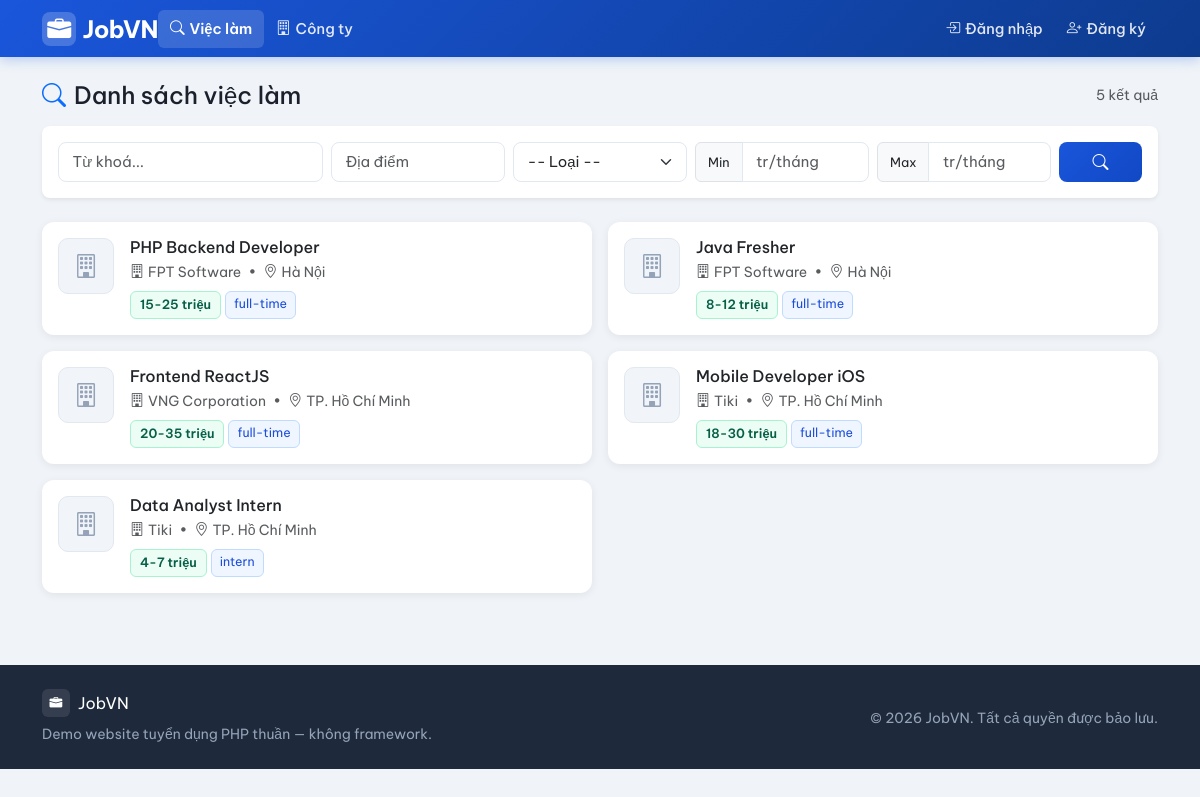
The page /index.php?page=jobs on the database its author committed.
### tables this page shows
CREATE TABLE jobs (
    id INT AUTO_INCREMENT PRIMARY KEY,
    company_id INT NOT NULL,
    employer_id INT NOT NULL,                    
    title VARCHAR(200) NOT NULL,
    description TEXT NOT NULL,
    requirements TEXT NULL,
    location VARCHAR(200) NULL,
    salary_min INT NULL,                         
    salary_max INT NULL,                         
    job_type ENUM('full-time','part-time','intern','contract') NOT NULL DEFAULT 'full-time',
    is_active TINYINT(1) NOT NULL DEFAULT 1,
    created_at DATETIME NOT NULL DEFAULT CURRENT_TIMESTAMP,
    FOREIGN KEY (company_id) REFERENCES companies(id) ON DELETE CASCADE,
    FOREIGN KEY (employer_id) REFERENCES users(id) ON DELETE CASCADE
);

CREATE TABLE companies (
    id INT AUTO_INCREMENT PRIMARY KEY,
    owner_id INT NOT NULL,                       
    name VARCHAR(200) NOT NULL,
    description TEXT NULL,
    location VARCHAR(200) NULL,
    website VARCHAR(200) NULL,
    logo VARCHAR(255) NULL,                      
    created_at DATETIME NOT NULL DEFAULT CURRENT_TIMESTAMP,
    UNIQUE KEY uq_company_owner (owner_id),      
    FOREIGN KEY (owner_id) REFERENCES users(id) ON DELETE CASCADE
);

### public/index.php (called while the page is built, shortened)
<?php
require_once __DIR__ . '/../src/db.php';
require_once __DIR__ . '/../src/helpers.php';
$routes = [
    'home'                    => 'home.php',
    'login'                   => 'login.php',
    'register'                => 'register.php',
    'logout'                  => 'logout.php',
    'jobs'                    => 'jobs.php',
    'job_detail'              => 'job_detail.php',
    'companies'               => 'companies.php',
    'download_cv'             => 'download_cv.php',
    'user/apply'              => 'user/apply.php',
    'user/my_applications'    => 'user/my_applications.php',
    'user/profile'            => 'user/profile.php',
    'user/saved_jobs'         => 'user/saved_jobs.php',
    'user/become_employer'    => 'user/become_employer.php',
    'employer/dashboard'      => 'employer/dashboard.php',
    'employer/jobs'           => 'employer/jobs.php',
    'employer/job_form'       => 'employer/job_form.php',
    'employer/job_delete'     => 'employer/job_delete.php',
    'employer/applications'   => 'employer/applications.php',
    'employer/company'        => 'employer/company.php',
    'admin/dashboard'         => 'admin/dashboard.php',
    'admin/users'             => 'admin/users.php',
    'admin/user_delete'       => 'admin/user_delete.php',
    'admin/jobs'              => 'admin/jobs.php',
    'admin/job_delete'        => 'admin/job_delete.php',
    'admin/companies'         => 'admin/companies.php',
    'admin/applications'      => 'admin/applications.php',
];
$page = $_GET['page'] ?? 'home';
$file = __DIR__ . '/../src/pages/' . $routes[$page];
require $file;

### src/db.php (called while the page is built, shortened)
<?php
function db(): PDO
{
    static $pdo = null;
    if ($pdo === null) {
        $dsn = 'mysql:host=' . DB_HOST . ';port=' . DB_PORT . ';dbname=' . DB_NAME . ';charset=utf8mb4';
        $attempts = 0;
        while (true) {
            try {
                $pdo = new PDO($dsn, DB_USER, DB_PASS, [
                    PDO::ATTR_ERRMODE              => PDO::ERRMODE_EXCEPTION,
                    PDO::ATTR_DEFAULT_FETCH_MODE   => PDO::FETCH_ASSOC,
                    PDO::ATTR_EMULATE_PREPARES     => false,
                    PDO::MYSQL_ATTR_INIT_COMMAND   => "SET NAMES utf8mb4 COLLATE utf8mb4_unicode_ci",
                ]);
                break;
            } catch (PDOException $e) {
                $attempts++;
                if ($attempts >= 10) {
                    die('Không kết nối được MySQL: ' . $e->getMessage());
                }
                sleep(1);
            }
        }
    }
    return $pdo;
}

### src/helpers.php (called while the page is built, shortened)
<?php
function e($v): string
{
    return htmlspecialchars((string)$v, ENT_QUOTES, 'UTF-8');
}
function url(string $page, array $params = []): string
{
    $params = array_merge(['page' => $page], $params);
    return BASE_URL . '?' . http_build_query($params);
}
function format_salary(?int $min, ?int $max): string
{
    if ($min && $max) return $min . '-' . $max . ' triệu';
    return 'Đến ' . $max . ' triệu';
}

### src/pages/jobs.php (the view, shortened to what this page needs)
<?php
$q        = trim($_GET['q'] ?? '');
$location = trim($_GET['location'] ?? '');
$salMin   = (int)($_GET['salary_min'] ?? 0);
$salMax   = (int)($_GET['salary_max'] ?? 0);
$page     = max(1, (int)($_GET['p'] ?? 1));
$perPage  = 10;
$sql    = "SELECT j.*, c.name AS company_name, c.logo AS company_logo
           FROM jobs j JOIN companies c ON c.id = j.company_id
           WHERE j.is_active = 1";
$params = [];
$countSql  = str_replace('SELECT j.*, c.name AS company_name, c.logo AS company_logo', 'SELECT COUNT(*)', $sql);
$countStmt = db()->prepare($countSql);
$countStmt->execute($params);
$total = (int)$countStmt->fetchColumn();
$sql .= " ORDER BY j.created_at DESC LIMIT $perPage OFFSET " . (($page - 1) * $perPage);
$stmt = db()->prepare($sql);
$stmt->execute($params);
$jobs = $stmt->fetchAll();
require __DIR__ . '/../layout/header.php';
?>
<div class="d-flex justify-content-between align-items-center mb-3">
    <h4 class="fw-700 mb-0"><i class="bi bi-search me-2 text-primary"></i>Danh sách việc làm</h4>
    <span class="text-muted small"><?= $total ?> kết quả</span>
</div>
<div class="card border-0 shadow-sm rounded-3 mb-4">
    <div class="card-body p-3">
        <form method="get">
            <div class="row g-2">
                <div class="col-md-3">
                    <input name="q" value="<?= e($q) ?>" class="form-control" placeholder="Từ khoá...">
                </div>
                <div class="col-md-2">
                    <input name="location" value="<?= e($location) ?>" class="form-control" placeholder="Địa điểm">
                </div>
                <div class="col-md-2">
                    <select name="job_type" class="form-select">
                        <option value="">-- Loại --</option>
                    </select>
                </div>
                <div class="col-md-2">
                    <div class="input-group">
                        <span class="input-group-text" style="font-size:0.8rem">Min</span>
                        <input type="number" name="salary_min" value="<?= $salMin ?: '' ?>"
                               class="form-control" placeholder="tr/tháng" min="0">
                    </div>
                </div>
                <div class="col-md-2">
                    <div class="input-group">
                        <span class="input-group-text" style="font-size:0.8rem">Max</span>
                        <input type="number" name="salary_max" value="<?= $salMax ?: '' ?>"
                               class="form-control" placeholder="tr/tháng" min="0">
                    </div>
                </div>
                <div class="col-md-1 d-flex gap-1">
                    <button class="btn btn-primary flex-grow-1">
                        <i class="bi bi-search"></i>
                    </button>
                </div>
            </div>
        </form>
    </div>
</div>
<div class="row g-3 mb-4">
<?php foreach ($jobs as $j): ?>
    <div class="col-md-6">
        <div class="card job-card h-100 position-relative">
            <div class="card-body p-3">
                <div class="d-flex align-items-start gap-3">
                    <?php if ($j['company_logo']): ?>
                        <img src="/uploads/logos/<?= e($j['company_logo']) ?>"
                             alt="<?= e($j['company_name']) ?>"
                             class="company-logo flex-shrink-0">
                    <?php else: ?>
                        <div class="company-logo-placeholder flex-shrink-0">
                            <i class="bi bi-building"></i>
                        </div>
                    <?php endif; ?>
                    <div class="flex-grow-1 min-w-0">
                        <div class="d-flex justify-content-between align-items-start">
                            <h6 class="fw-600 mb-1 me-2">
                                <a href="<?= e(url('job_detail', ['id' => $j['id']])) ?>"
                                   class="text-decoration-none text-dark stretched-link">
                                    <?= e($j['title']) ?>
                                </a>
                            </h6>
                        </div>
                        <div class="text-muted small mb-2">
                            <i class="bi bi-building me-1"></i><?= e($j['company_name']) ?>
                            <span class="mx-1">•</span>
                            <i class="bi bi-geo-alt me-1"></i><?= e($j['location']) ?>
                        </div>
                        <div class="d-flex flex-wrap gap-1">
                            <span class="badge-salary"><?= e(format_salary($j['salary_min'], $j['salary_max'])) ?></span>
                            <span class="badge-type"><?= e($j['job_type']) ?></span>
                        </div>
                    </div>
                </div>
            </div>
        </div>
    </div>
<?php endforeach; ?>
</div>
<?php require __DIR__ . '/../layout/footer.php';

### src/layout/header.php (style rules this page uses)
body { font-family: 'Be Vietnam Pro', sans-serif; background: #f0f4f8; color: #1a202c; }
.job-card { border: none; border-radius: 12px; transition: transform 0.18s, box-shadow 0.18s; box-shadow: 0 2px 8px rgba(0,0,0,0.07); }
.badge-salary { background: #ecfdf5; color: #065f46; border: 1px solid #a7f3d0; font-weight: 600; font-size: 0.8rem; padding: 0.3em 0.7em; border-radius: 6px; }
.badge-type { background: #eff6ff; color: #1d4ed8; border: 1px solid #bfdbfe; font-size: 0.78rem; padding: 0.3em 0.65em; border-radius: 6px; }
.form-control, .form-select { border-radius: 8px; border-color: #e2e8f0; font-size: 0.93rem; padding: 0.5rem 0.85rem; }
.btn-primary { background: linear-gradient(135deg, #1a56db 0%, #1148c4 100%); border: none; font-weight: 600; border-radius: 8px; padding: 0.5rem 1.25rem; transition: opacity 0.15s, transform 0.1s; }
.company-logo-placeholder { width: 56px; height: 56px; border-radius: 10px; border: 1px solid #e2e8f0; background: #f1f5f9; display: flex; align-items: center; justify-content: center; color: #94a3b8; font-size: 1.5rem; flex-shrink: 0; }

### rows shown on the page
jobs: title "PHP Backend Developer", company.name "FPT Software", location "Hà Nội", format_salary($j['salary_min'], $j['salary_max']) "15-25 triệu", job_type "full-time"
jobs: title "Java Fresher", company.name "FPT Software", location "Hà Nội", format_salary($j['salary_min'], $j['salary_max']) "8-12 triệu", job_type "full-time"
jobs: title "Frontend ReactJS", company.name "VNG Corporation", location "TP. Hồ Chí Minh", format_salary($j['salary_min'], $j['salary_max']) "20-35 triệu", job_type "full-time"
jobs: title "Mobile Developer iOS", company.name "Tiki", location "TP. Hồ Chí Minh", format_salary($j['salary_min'], $j['salary_max']) "18-30 triệu", job_type "full-time"
jobs: title "Data Analyst Intern", company.name "Tiki", location "TP. Hồ Chí Minh", format_salary($j['salary_min'], $j['salary_max']) "4-7 triệu", job_type "intern"

### other values the page prints
$total "5"
